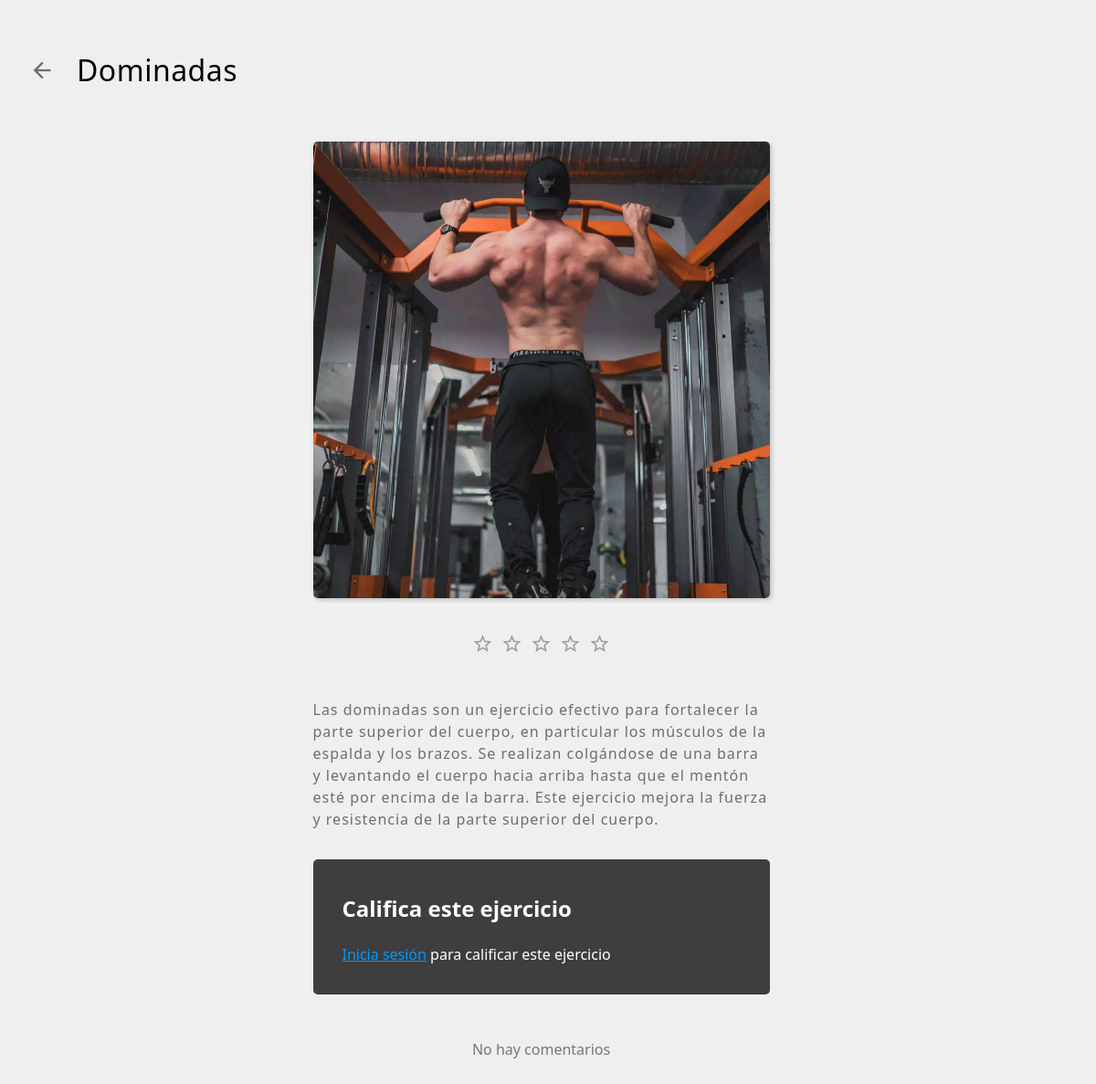
/exercise.php?id=4, run on the app's committed database.
### tables this page shows
CREATE TABLE `exercises` (
  `ExerciseID` int(11) NOT NULL AUTO_INCREMENT,
  `ExerciseName` varchar(255) NOT NULL,
  `ExerciseDescription` text NOT NULL,
  `Category` varchar(15) NOT NULL,
  `AverageRating` decimal(3, 2) DEFAULT 0.00,
  PRIMARY KEY (`ExerciseID`)
);

### exercise.php (the view, shortened to what this page needs)
<?php
require_once './includes/session.php';
$id = $_GET['id'];
$conn = $db->connect();
$sql = "SELECT * FROM exercises WHERE ExerciseID = $id LIMIT 1";
$result = $conn->query($sql);
$exercise = $result->fetch_assoc(); $conn->close();
?>
<!DOCTYPE html>
<html lang="es">
  <head>
    <link rel="stylesheet" href="./fonts/css/index.css" />
    <link rel="stylesheet" href="./css/normalize.css" />
    <link rel="stylesheet" href="./css/global.css" />
    <link rel="stylesheet" href="./css/exercises-details.css" />
    <link rel="stylesheet" href="./css/exercises-rating-form.css" />
    <link rel="stylesheet" href="./css/exercises-comments.css" />
  </head>
  <body>
    <main>
      <section id="exercise-details-section">
        <div id="exercise-details-container">
          <div id="exercise-details-header">
            <a href="./exercises.php">
              <span class="material-icons"> arrow_back </span>
            </a>
            <h1><?php echo $exercise['ExerciseName']; ?></h1>
          </div>
          <div id="exercise-details-body">
            <div id="exercise-details-image">
              <img
                src="./images/exercises/<?php echo $exercise['ExerciseID']; ?>-1.webp"
                alt="<?php echo $exercise['ExerciseName']; ?>"
              />
            </div>
            <?php
            $stars = array(0, 5);
            switch($exercise['AverageRating']) {
              case $exercise['AverageRating'] >= 0 && $exercise['AverageRating'] < 1:
                $stars = array(0, 5);
                break;
            }
            ?>
            <p class="rating">
              <?php for ($i = 0; $i < $stars[1]; $i++) { ?>
                <span class="material-icons star-unfilled">star_border</span>
              <?php } ?>
            </p>
            <p id="exercise-details-description">
              <?php echo $exercise['ExerciseDescription']; ?>
            </p>
          </div>
          <div id="exercise-rate-form">
            <?php
            if(isset($_SESSION['user']['UserId'])) {
              $conn = $db->connect();
              $sql = "SELECT ExerciseID, UserID FROM exerciseratings WHERE ExerciseID = ? AND UserID = ?";
              $stmt = $conn->prepare($sql);
              $stmt->bind_param("ii", $id, $_SESSION['user']['UserId']);
              $stmt->execute();
              $result = $stmt->get_result();
              $stmt->close();
              if ($result->num_rows != 0) {
                $sql = "SELECT users.Username, exerciseRatings.Rating, exerciseRatings.RatingMessage
                        FROM exerciseRatings, users
                        WHERE
                        ExerciseID = ? &&
                        exerciseRatings.RatingMessage IS NOT NULL &&
                        exerciseRatings.UserID = users.UserID &&
                        exerciseRatings.UserID = ?
                        LIMIT 1";
                $stmt = $conn->prepare($sql);
                if ($stmt) {
                  $stmt->bind_param("ii", $id, $_SESSION['user']['UserId']);
                  $stmt->execute();
                  $result = $stmt->get_result();
                  $stmt->close();
                  if ($result->num_rows != 0) {
                    $user_comment = $result->fetch_assoc();
                  ?>
                    <div id="user-comment">
                      <?php
                      $stars = array(0, 5);
                      switch($user_comment['Rating']) {
                        case $user_comment['Rating'] >= 0 && $user_comment['Rating'] < 1:
                          $stars = array(0, 5);
                          break;
                        case $user_comment['Rating'] >= 1 && $user_comment['Rating'] < 2:
                          $stars = array(1, 4);
                          break;
                        case $user_comment['Rating'] >= 2 && $user_comment['Rating'] < 3:
                          $stars = array(2, 3);
                          break;
                        case $user_comment['Rating'] >= 3 && $user_comment['Rating'] < 4:
                          $stars = array(3, 2);
                          break;
                        case $user_comment['Rating'] >= 4 && $user_comment['Rating'] < 5:
                          $stars = array(4, 1);
                          break;
                        case 5.00:
                          $stars = array(5, 0);
                          break;
                        default:
                          $stars = array(0, 5);
                          break;
                      }
                      ?>
                      <h2>Tu reseña</h2>
                      <div class="exercise-comment">
                        <h3 class="user"><?php echo $user_comment['Username'] ?></h3>
                        <div class="comment-rate">
                          <?php for ($i = 0; $i < $stars[0]; $i++) { ?>
                            <span class="material-icons star-filled">star</span>
                          <?php } ?>
                          <?php for ($i = 0; $i < $stars[1]; $i++) { ?>
                            <span class="material-icons star-unfilled">star_border</span>
                          <?php } ?>
                        </div>
                        <p class="comment-text">
                          <?php echo $user_comment['RatingMessage'] ?>
                        </p>
                      </div>
                    </div>
                  <?php } else { ?>
                  <?php
                  }
                } else {
                  $sql = "SELECT users.Username, exerciseRatings.Rating
                        FROM exerciseRatings, users
                        WHERE
                        ExerciseID = ? &&
                        exerciseRatings.UserID = users.UserID &&
                        exerciseRatings.UserID = ?
                        LIMIT 1";
                  $stmt = $conn->prepare($sql);
                  $stmt->bind_param("ii", $id, $_SESSION['user']['UserId']);
                  $stmt->execute();
                  $result = $stmt->get_result();
                  $stmt->close();
                  if ($result->num_rows != 0) {
                    $user_comment = $result->fetch_assoc();
                  ?>
                    <div id="user-comment">
                      <?php
                      $stars = array(0, 5);
                      switch($user_comment['Rating']) {
                        case $user_comment['Rating'] >= 0 && $user_comment['Rating'] < 1:
                          $stars = array(0, 5);
                          break;
                        case $user_comment['Rating'] >= 1 && $user_comment['Rating'] < 2:
                          $stars = array(1, 4);
                          break;
                        case $user_comment['Rating'] >= 2 && $user_comment['Rating'] < 3:
                          $stars = array(2, 3);
                          break;
                        case $user_comment['Rating'] >= 3 && $user_comment['Rating'] < 4:
                          $stars = array(3, 2);
                          break;
                        case $user_comment['Rating'] >= 4 && $user_comment['Rating'] < 5:
                          $stars = array(4, 1);
                          break;
                        case 5.00:
                          $stars = array(5, 0);
                          break;
                        default:
                          $stars = array(0, 5);
                          break;
                      }
                  }
                }
              }  else { ?>
                <form action="./forms/rate-form.php" method="post">
                  <input type="hidden" name="id" value="<?php echo $id; ?>" />
                <h2>Califica este ejercicio</h2>
                  <select name="rate" id="rate" require>
                    <option value="1">1 estrella</option>
                    <option value="2">2 estrellas</option>
                    <option value="3">3 estrellas</option>
                    <option value="4">4 estrellas</option>
                    <option value="5">5 estrellas</option>
                  </select>
                  <label>
                    Comentario
                    <br />
                    <textarea
                      name="comment"
                      id="comment"
                      placeholder="Comentario (Opcional)"
                    ></textarea>
                  </label>
                  <button type="submit">Publicar</button>
                </form>
              <?php }
              $conn->close();
            } else { ?>
              <div id="user-comment">
                <h2>Califica este ejercicio</h2>
                <p><a id="login-link" href="./login.php">Inicia sesión</a> para calificar este ejercicio</p>
              </div>
            <?php } ?>
          </div>
          <?php
          $conn = $db->connect();
          $sql = "SELECT users.Username, exerciseRatings.Rating, exerciseRatings.RatingMessage
                  FROM exerciseRatings, users
                  WHERE ExerciseID = ? AND
                        exerciseRatings.RatingMessage IS NOT NULL AND
                        exerciseRatings.UserID = users.UserID";
          $sql .= " ORDER BY exerciseRatings.Rating DESC";
          $stmt = $conn->prepare($sql);
          if ($stmt) {
            isset($_SESSION['user']['UserId']) ? $stmt->bind_param("ii", $id, $_SESSION['user']['UserId']) : $stmt->bind_param("i", $id);
            $stmt->execute();
            $result = $stmt->get_result();
            if ($result->num_rows != 0) {
            $comments = $result->fetch_all(MYSQLI_ASSOC);
            ?>
              <div id="exercise-comments">
              <?php foreach($comments as $comment) {
                $stars = array(0, 5);
                switch($comment['Rating']) {
                  case $comment['Rating'] >= 0 && $comment['Rating'] < 1:
                    $stars = array(0, 5);
                    break;
                  case $comment['Rating'] >= 1 && $comment['Rating'] < 2:
                    $stars = array(1, 4);
                    break;
                  case $comment['Rating'] >= 2 && $comment['Rating'] < 3:
                    $stars = array(2, 3);
                    break;
                  case $comment['Rating'] >= 3 && $comment['Rating'] < 4:
                    $stars = array(3, 2);
                    break;
                  case $comment['Rating'] >= 4 && $comment['Rating'] < 5:
                    $stars = array(4, 1);
                    break;
                  case 5.00:
                    $stars = array(5, 0);
                    break;
                  default:
                    $stars = array(0, 5);
                    break;
                }
                ?>
                <div class="exercise-comment">
                  <h3 class="user"><?php echo $comment['Username'] ?></h3>
                  <div class="comment-rate">
                    <?php for ($i = 0; $i < $stars[0]; $i++) { ?>
                      <span class="material-icons star-filled">star</span>
                    <?php } ?>
                    <?php for ($i = 0; $i < $stars[1]; $i++) { ?>
                      <span class="material-icons star-unfilled">star_border</span>
                    <?php } ?>
                  </div>
                  <p class="comment-text">
                    <?php echo $comment['RatingMessage'] ?>
                  </p>
                </div>
              <?php } ?>
              </div>
            <?php } else { ?>
              <div id="exercise-comments">
                <p class="no-comments">No hay comentarios</p>
              </div>
          <?php }
          }?>
        </div>
      </section>
    </main>
  </body>
</html>

### css/global.css (style rules this page uses)
:root { --shark-50: 245 246 246; --shark-100: 228 231 233; --shark-200: 205 209 212; --shark-300: 170 178 182; --shark-400: 127 138 145; --shark-500: 100 111 118; --shark-600: 86 94 100; --shark-700: 73 79 85; --shark-800: 65 69 73; --shark-900: 57 60 64; --shark-950: 41 44 47; }
html { scrollbar-gutter: stable; }
img { max-width: 100%; }
body { font-family: system-ui, -apple-system, BlinkMacSystemFont, "Segoe UI", Roboto, Oxygen, Ubuntu, Cantarell, "Open Sans", "Helvetica Neue", sans-serif; line-height: 1.5; }
main { min-height: 80vh; }
@media only screen and (max-width: 1919px) { body { font-size: 20px; } }
@media only screen and (max-width: 1680px) { body { font-size: 18px; } }
@media only screen and (max-width: 1366px) { body { font-size: 16px; } }

### css/exercises-details.css (style rules this page uses)
body { background: #efefef; }
#exercise-details-section { margin: 1rem 0; }
#exercise-details-container { display: flex; flex-direction: column; align-items: center; justify-content: center; margin: 1rem 0; }
#exercise-details-header { display: flex; gap: 1.5rem; align-items: center; width: 100%; margin-bottom: 1rem; padding: 1rem 2rem; box-sizing: border-box; }
#exercise-details-header h1 { font-size: 2rem; font-weight: 500; letter-spacing: 0.5px; }
#exercise-details-header a { display: flex; align-items: center; justify-content: center; gap: 0.3rem; font-size: 1rem; font-weight: 400; color: #6e6e6e; text-decoration: none; transition: color 0.3s ease-in-out; -webkit-transition: color 0.3s ease-in-out; -moz-transition: color 0.3s ease-in-out; -ms-transition: color 0.3s ease-in-out; -o-transition: color 0.3s ease-in-out; }
#exercise-details-body { display: flex; gap: 1rem; flex-direction: column; align-items: center; width: 90%; margin: auto; }
#exercise-details-image, #exercise-details-description { width: 90%; max-width: 500px; }
#exercise-details-image img { aspect-ratio: 1/1; object-fit: cover; width: 100%; border-radius: 5px; -webkit-border-radius: 5px; -moz-border-radius: 5px; -ms-border-radius: 5px; -o-border-radius: 5px; box-shadow: 2px 2px 5px rgba(0 0 0 / 20%); }
p#exercise-details-description { font-size: 1rem; font-weight: 500; line-height: 1.5; letter-spacing: 1px; color: #6e6e6e; }

### css/exercises-rating-form.css (style rules this page uses)
.rating { display: flex; align-items: center; gap: 0.5rem; }
.star-unfilled { color: #9e9e9e; font-size: 1.5rem; }
#exercise-rate-form { background: #3e3e3e; color: #fff; display: flex; flex-direction: column; width: 90%; max-width: 500px; padding: 1rem 2rem; margin-top: 1rem; box-sizing: border-box; border-radius: 5px; -webkit-border-radius: 5px; -moz-border-radius: 5px; -ms-border-radius: 5px; -o-border-radius: 5px; }

### css/exercises-comments.css (style rules this page uses)
#exercise-comments { display: flex; flex-direction: column; gap: 1rem; padding: 1rem 0; margin-top: 1rem; box-sizing: border-box; width: 90%; max-width: 500px; }
.no-comments { text-align: center; opacity: 0.5; }
#login-link { color: #09f; }

### data on the page
exercises: ExerciseName "Dominadas", ExerciseDescription "Las dominadas son un ejercicio efectivo para fortalecer la parte superior del cuerpo, en particular los músculos de la espalda y los brazos. Se realizan colgándose de una barra y levantando el cuerpo hacia arriba hasta que el mentón esté por encima de la barra. Este ejercicio mejora la fuerza y resistencia de la parte superior del cuerpo."
